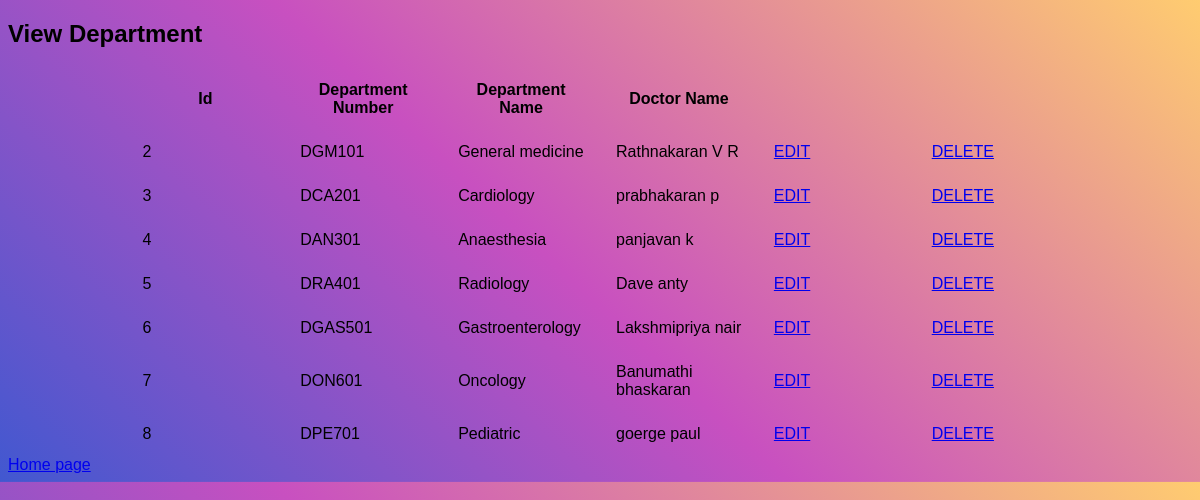
/view_department, run on the app's committed database.
### Hospitalapp/models.py (models this page shows, shortened)
class department(models.Model):
    Dnumber=models.CharField(max_length=200)
    Dname=models.CharField(max_length=300)
    docname=models.CharField(max_length=200)

### Hospitalapp/views.py (the view)
# urls.py: path('view_department',views.viewdepartment,name='view_department'),
def viewdepartment(request):
    result=department.objects.all()
    return render(request,'view_department.html',{'result':result})

### Hospitalapp/templates/view_department.html (shortened to what this page needs)
<!DOCTYPE html>
<html lang="en">
<head>
</head>
<body>
<h2>View Department</h2>
<table>
    <tr>
        <th>Id</th>
        <th>Department Number</th>
        <th>Department Name</th>
        <th>Doctor Name</th>
    </tr>
    {% for result in result %}
    <tr>
        <td>{{ result.id }}</td>
        <td>{{ result.Dnumber }}</td>
        <td>{{ result.Dname}}</td>
        <td>{{ result.docname}}</td>
        <td><a href="editdepartment/{{result.id}}"> EDIT</a></td>
        <td><a href="deletedepartment/{{result.id}}"> DELETE</a></td>
    </tr>
    {% endfor %}
</table>
<a href="usermodule">Home page</a>
</body>
</html>

### Hospitalapp/templates/view_department.html (style rules this page uses)
body { background-color: background-color: #4158D0; background-image: linear-gradient(43deg, #4158D0 0%, #C850C0 46%, #FFCC70 100%); font-family: 'Ubuntu', sans-serif; background-position:center center; }
table { border-collapse: collapse; margin: 0 auto; padding: 0; width: 80%; table-layout: fixed; }
th, td { padding: 13px 16px; }

### data on the page
department: id "2", Dnumber "DGM101", Dname "General medicine", docname "Rathnakaran V R"
department: id "3", Dnumber "DCA201", Dname "Cardiology", docname "prabhakaran p"
department: id "4", Dnumber "DAN301", Dname "Anaesthesia", docname "panjavan k"
department: id "5", Dnumber "DRA401", Dname "Radiology", docname "Dave anty"
department: id "6", Dnumber "DGAS501", Dname "Gastroenterology", docname "Lakshmipriya nair"
department: id "7", Dnumber "DON601", Dname "Oncology", docname "Banumathi bhaskaran"
department: id "8", Dnumber "DPE701", Dname "Pediatric", docname "goerge paul"
